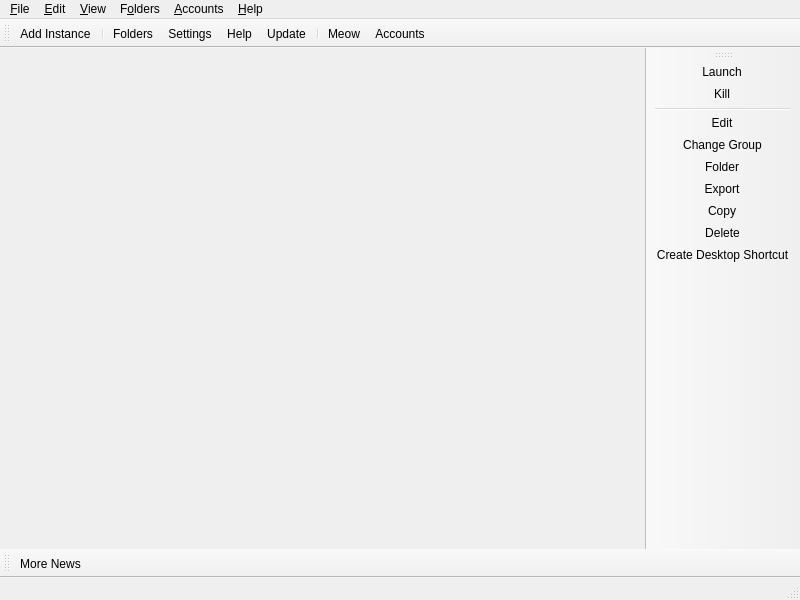
<?xml version="1.0" encoding="UTF-8"?>
<ui version="4.0">
 <class>MainWindow</class>
 <widget class="QMainWindow" name="MainWindow">
  <property name="geometry">
   <rect>
    <x>0</x>
    <y>0</y>
    <width>800</width>
    <height>600</height>
   </rect>
  </property>
  <widget class="QWidget" name="centralWidget">
   <layout class="QHBoxLayout" name="horizontalLayout">
    <property name="spacing">
     <number>0</number>
    </property>
    <property name="leftMargin">
     <number>0</number>
    </property>
    <property name="topMargin">
     <number>0</number>
    </property>
    <property name="rightMargin">
     <number>0</number>
    </property>
    <property name="bottomMargin">
     <number>0</number>
    </property>
   </layout>
  </widget>
  <widget class="QStatusBar" name="statusBar"/>
  <widget class="QToolBar" name="mainToolBar">
   <property name="windowTitle">
    <string>Main Toolbar</string>
   </property>
   <property name="allowedAreas">
    <set>Qt::BottomToolBarArea|Qt::TopToolBarArea</set>
   </property>
   <property name="toolButtonStyle">
    <enum>Qt::ToolButtonTextBesideIcon</enum>
   </property>
   <property name="floatable">
    <bool>false</bool>
   </property>
   <attribute name="toolBarArea">
    <enum>TopToolBarArea</enum>
   </attribute>
   <attribute name="toolBarBreak">
    <bool>false</bool>
   </attribute>
   <addaction name="actionAddInstance"/>
   <addaction name="separator"/>
   <addaction name="actionFoldersButton"/>
   <addaction name="actionSettings"/>
   <addaction name="actionHelpButton"/>
   <addaction name="actionCheckUpdate"/>
   <addaction name="separator"/>
   <addaction name="actionCAT"/>
   <addaction name="actionAccountsButton"/>
  </widget>
  <widget class="QToolBar" name="newsToolBar">
   <property name="windowTitle">
    <string>News Toolbar</string>
   </property>
   <property name="allowedAreas">
    <set>Qt::BottomToolBarArea|Qt::TopToolBarArea</set>
   </property>
   <property name="iconSize">
    <size>
     <width>16</width>
     <height>16</height>
    </size>
   </property>
   <property name="toolButtonStyle">
    <enum>Qt::ToolButtonTextBesideIcon</enum>
   </property>
   <property name="floatable">
    <bool>false</bool>
   </property>
   <attribute name="toolBarArea">
    <enum>BottomToolBarArea</enum>
   </attribute>
   <attribute name="toolBarBreak">
    <bool>false</bool>
   </attribute>
   <addaction name="actionMoreNews"/>
  </widget>
  <widget class="WideBar" name="instanceToolBar">
   <property name="windowTitle">
    <string>Instance Toolbar</string>
   </property>
   <property name="allowedAreas">
    <set>Qt::LeftToolBarArea|Qt::RightToolBarArea</set>
   </property>
   <property name="iconSize">
    <size>
     <width>16</width>
     <height>16</height>
    </size>
   </property>
   <property name="toolButtonStyle">
    <enum>Qt::ToolButtonTextBesideIcon</enum>
   </property>
   <property name="floatable">
    <bool>false</bool>
   </property>
   <property name="useDefaultAction" stdset="0">
    <bool>true</bool>
   </property>
   <attribute name="toolBarArea">
    <enum>RightToolBarArea</enum>
   </attribute>
   <attribute name="toolBarBreak">
    <bool>false</bool>
   </attribute>
   <addaction name="actionLaunchInstance"/>
   <addaction name="actionKillInstance"/>
   <addaction name="separator"/>
   <addaction name="actionEditInstance"/>
   <addaction name="actionChangeInstGroup"/>
   <addaction name="actionViewSelectedInstFolder"/>
   <addaction name="actionExportInstance"/>
   <addaction name="actionCopyInstance"/>
   <addaction name="actionDeleteInstance"/>
   <addaction name="actionCreateInstanceShortcut"/>
  </widget>
  <widget class="QMenuBar" name="menuBar">
   <property name="geometry">
    <rect>
     <x>0</x>
     <y>0</y>
     <width>800</width>
     <height>22</height>
    </rect>
   </property>
   <widget class="QMenu" name="fileMenu">
    <property name="title">
     <string>&amp;File</string>
    </property>
    <property name="toolTipsVisible">
     <bool>true</bool>
    </property>
    <addaction name="menuAddInstance"/>
    <addaction name="separator"/>
    <addaction name="actionLaunchInstance"/>
    <addaction name="actionKillInstance"/>
    <addaction name="separator"/>
    <addaction name="actionEditInstance"/>
    <addaction name="actionChangeInstGroup"/>
    <addaction name="actionViewSelectedInstFolder"/>
    <addaction name="actionExportInstance"/>
    <addaction name="actionCopyInstance"/>
    <addaction name="actionDeleteInstance"/>
    <addaction name="actionCreateInstanceShortcut"/>
    <addaction name="separator"/>
    <addaction name="actionSettings"/>
    <addaction name="actionCloseWindow"/>
    <widget class="QMenu" name="menuAddInstance">
     <property name="title">
      <string>Add Instance</string>
     </property>
     <addaction name="actionAddInstance"/>
     <addaction name="actionImportInstanceLan"/>
    </widget>
   </widget>
   <widget class="QMenu" name="editMenu">
    <property name="title">
     <string>&amp;Edit</string>
    </property>
    <property name="toolTipsVisible">
     <bool>true</bool>
    </property>
    <addaction name="actionUndoTrashInstance"/>
   </widget>
   <widget class="QMenu" name="viewMenu">
    <property name="title">
     <string>&amp;View</string>
    </property>
    <property name="toolTipsVisible">
     <bool>true</bool>
    </property>
    <addaction name="actionChangeTheme"/>
    <addaction name="separator"/>
    <addaction name="actionCAT"/>
    <addaction name="actionToggleStatusBar"/>
    <addaction name="actionLockToolbars"/>
    <addaction name="separator"/>
   </widget>
   <widget class="QMenu" name="foldersMenu">
    <property name="title">
     <string>F&amp;olders</string>
    </property>
    <property name="toolTipsVisible">
     <bool>true</bool>
    </property>
    <addaction name="actionViewLauncherRootFolder"/>
    <addaction name="separator"/>
    <addaction name="actionViewInstanceFolder"/>
    <addaction name="actionViewCentralModsFolder"/>
    <addaction name="actionViewSkinsFolder"/>
    <addaction name="actionViewJavaFolder"/>
    <addaction name="separator"/>
    <addaction name="actionViewIconThemeFolder"/>
    <addaction name="actionViewWidgetThemeFolder"/>
    <addaction name="actionViewCatPackFolder"/>
    <addaction name="actionViewIconsFolder"/>
    <addaction name="separator"/>
    <addaction name="actionViewLogsFolder"/>
   </widget>
   <widget class="QMenu" name="accountsMenu">
    <property name="title">
     <string>&amp;Accounts</string>
    </property>
   </widget>
   <widget class="QMenu" name="helpMenu">
    <property name="title">
     <string>&amp;Help</string>
    </property>
    <property name="toolTipsVisible">
     <bool>true</bool>
    </property>
    <addaction name="actionClearMetadata"/>
    <addaction name="actionReportBug"/>
    <addaction name="actionViewLog"/>
    <addaction name="actionAddToPATH"/>
    <addaction name="separator"/>
    <addaction name="actionMATRIX"/>
    <addaction name="actionDISCORD"/>
    <addaction name="actionREDDIT"/>
    <addaction name="separator"/>
    <addaction name="actionMoreNews"/>
    <addaction name="actionCheckUpdate"/>
    <addaction name="actionOpenWiki"/>
    <addaction name="actionAbout"/>
   </widget>
   <addaction name="fileMenu"/>
   <addaction name="editMenu"/>
   <addaction name="viewMenu"/>
   <addaction name="foldersMenu"/>
   <addaction name="accountsMenu"/>
   <addaction name="helpMenu"/>
  </widget>
  <action name="actionMoreNews">
   <property name="icon">
    <iconset theme="news"/>
   </property>
   <property name="text">
    <string>More News...</string>
   </property>
   <property name="toolTip">
    <string>Open the development blog to read more news about %1.</string>
   </property>
  </action>
  <action name="actionCAT">
   <property name="checkable">
    <bool>true</bool>
   </property>
   <property name="icon">
    <iconset theme="cat"/>
   </property>
   <property name="text">
    <string>&amp;Meow</string>
   </property>
   <property name="toolTip">
    <string>It's a fluffy kitty :3</string>
   </property>
  </action>
  <action name="actionToggleStatusBar">
   <property name="checkable">
    <bool>true</bool>
   </property>
   <property name="text">
    <string>Status Bar</string>
   </property>
  </action>
  <action name="actionLockToolbars">
   <property name="checkable">
    <bool>true</bool>
   </property>
   <property name="text">
    <string>Lock Toolbars</string>
   </property>
  </action>
  <action name="actionUndoTrashInstance">
   <property name="enabled">
    <bool>false</bool>
   </property>
   <property name="text">
    <string>&amp;Undo Last Instance Deletion</string>
   </property>
  </action>
  <action name="actionAddInstance">
   <property name="icon">
    <iconset theme="new"/>
   </property>
   <property name="text">
    <string>Add Instanc&amp;e...</string>
   </property>
   <property name="toolTip">
    <string>Add a new instance.</string>
   </property>
  </action>
  <action name="actionImportInstanceLan">
   <property name="text">
    <string>Import from LAN...</string>
   </property>
   <property name="toolTip">
    <string>Find and import an instance shared by another Prism Launcher on the local network.</string>
   </property>
  </action>
  <action name="actionCheckUpdate">
   <property name="icon">
    <iconset theme="checkupdate"/>
   </property>
   <property name="text">
    <string>&amp;Update...</string>
   </property>
   <property name="toolTip">
    <string>Check for new updates for %1.</string>
   </property>
   <property name="menuRole">
    <enum>QAction::ApplicationSpecificRole</enum>
   </property>
  </action>
  <action name="actionSettings">
   <property name="icon">
    <iconset theme="settings"/>
   </property>
   <property name="text">
    <string>Setti&amp;ngs...</string>
   </property>
   <property name="toolTip">
    <string>Change settings.</string>
   </property>
   <property name="menuRole">
    <enum>QAction::PreferencesRole</enum>
   </property>
  </action>
  <action name="actionManageSkins">
   <property name="icon">
    <iconset theme="settings"/>
   </property>
   <property name="text">
    <string>Manage &amp;Skins...</string>
   </property>
  </action>
  <action name="actionManageAccounts">
   <property name="icon">
    <iconset theme="accounts"/>
   </property>
   <property name="text">
    <string>&amp;Manage Accounts...</string>
   </property>
  </action>
  <action name="actionLaunchInstance">
   <property name="icon">
    <iconset theme="launch"/>
   </property>
   <property name="text">
    <string>&amp;Launch</string>
   </property>
   <property name="toolTip">
    <string>Launch the selected instance.</string>
   </property>
  </action>
  <action name="actionKillInstance">
   <property name="icon">
    <iconset theme="status-bad"/>
   </property>
   <property name="text">
    <string>&amp;Kill</string>
   </property>
   <property name="toolTip">
    <string>Kill the running instance.</string>
   </property>
   <property name="shortcut">
    <string>Ctrl+K</string>
   </property>
  </action>
  <action name="actionRenameInstance">
   <property name="icon">
    <iconset theme="rename"/>
   </property>
   <property name="text">
    <string>Rename</string>
   </property>
   <property name="toolTip">
    <string>Rename the selected instance.</string>
   </property>
  </action>
  <action name="actionChangeInstGroup">
   <property name="icon">
    <iconset theme="tag"/>
   </property>
   <property name="text">
    <string>&amp;Change Group...</string>
   </property>
   <property name="toolTip">
    <string>Change the selected instance's group.</string>
   </property>
   <property name="shortcut">
    <string>Ctrl+G</string>
   </property>
  </action>
  <action name="actionChangeInstIcon">
   <property name="text">
    <string>Change Icon</string>
   </property>
   <property name="toolTip">
    <string>Change the selected instance's icon.</string>
   </property>
  </action>
  <action name="actionEditInstance">
   <property name="icon">
    <iconset theme="settings"/>
   </property>
   <property name="text">
    <string>&amp;Edit...</string>
   </property>
   <property name="toolTip">
    <string>Change the instance settings, mods and versions.</string>
   </property>
   <property name="shortcut">
    <string>Ctrl+I</string>
   </property>
  </action>
  <action name="actionViewSelectedInstFolder">
   <property name="icon">
    <iconset theme="viewfolder"/>
   </property>
   <property name="text">
    <string>&amp;Folder</string>
   </property>
   <property name="toolTip">
    <string>Open the selected instance's root folder in a file browser.</string>
   </property>
  </action>
  <action name="actionDeleteInstance">
   <property name="icon">
    <iconset theme="delete"/>
   </property>
   <property name="text">
    <string>Dele&amp;te</string>
   </property>
   <property name="toolTip">
    <string>Delete the selected instance.</string>
   </property>
   <property name="autoRepeat">
    <bool>false</bool>
   </property>
  </action>
  <action name="actionCopyInstance">
   <property name="icon">
    <iconset theme="copy"/>
   </property>
   <property name="text">
    <string>Cop&amp;y...</string>
   </property>
   <property name="toolTip">
    <string>Copy the selected instance.</string>
   </property>
   <property name="shortcut">
    <string>Ctrl+D</string>
   </property>
  </action>
  <action name="actionExportInstance">
   <property name="icon">
    <iconset theme="export"/>
   </property>
   <property name="text">
    <string>E&amp;xport...</string>
   </property>
   <property name="toolTip">
    <string>Export the selected instance to supported formats.</string>
   </property>
  </action>
  <action name="actionExportInstanceZip">
   <property name="icon">
    <iconset theme="launcher"/>
   </property>
   <property name="text">
    <string>Prism Launcher (zip)</string>
   </property>
  </action>
  <action name="actionExportInstanceMrPack">
   <property name="icon">
    <iconset theme="modrinth"/>
   </property>
   <property name="text">
    <string>Modrinth (mrpack)</string>
   </property>
  </action>
  <action name="actionExportInstanceFlamePack">
   <property name="icon">
    <iconset theme="flame"/>
   </property>
   <property name="text">
    <string>CurseForge (zip)</string>
   </property>
  </action>
  <action name="actionCreateInstanceShortcut">
   <property name="icon">
    <iconset theme="shortcut"/>
   </property>
   <property name="text">
    <string>Create Desktop Shortcut</string>
   </property>
   <property name="toolTip">
    <string>Creates a desktop shortcut using the selected instance's name.</string>
   </property>
  </action>
  <action name="actionNoAccountsAdded">
   <property name="icon">
    <iconset theme="noaccount"/>
   </property>
   <property name="text">
    <string>No accounts added!</string>
   </property>
  </action>
  <action name="actionNoDefaultAccount">
   <property name="checkable">
    <bool>true</bool>
   </property>
   <property name="icon">
    <iconset theme="noaccount"/>
   </property>
   <property name="text">
    <string>No Default Account</string>
   </property>
   <property name="shortcut">
    <string>Ctrl+0</string>
   </property>
  </action>
  <action name="actionCloseWindow">
   <property name="icon">
    <iconset theme="status-bad"/>
   </property>
   <property name="text">
    <string>Close &amp;Window</string>
   </property>
   <property name="toolTip">
    <string>Close the current window</string>
   </property>
   <property name="menuRole">
    <enum>QAction::MenuRole::NoRole</enum>
   </property>
  </action>
  <action name="actionViewInstanceFolder">
   <property name="icon">
    <iconset theme="viewfolder"/>
   </property>
   <property name="text">
    <string>&amp;Instances</string>
   </property>
   <property name="toolTip">
    <string>Open the instances folder in a file browser.</string>
   </property>
  </action>
  <action name="actionViewLauncherRootFolder">
   <property name="icon">
    <iconset theme="viewfolder"/>
   </property>
   <property name="text">
    <string>Launcher &amp;Root</string>
   </property>
   <property name="toolTip">
    <string>Open the launcher's root folder in a file browser.</string>
   </property>
  </action>
  <action name="actionViewCentralModsFolder">
   <property name="icon">
    <iconset theme="centralmods"/>
   </property>
   <property name="text">
    <string>&amp;Central Mods</string>
   </property>
   <property name="toolTip">
    <string>Open the central mods folder in a file browser.</string>
   </property>
  </action>
  <action name="actionViewSkinsFolder">
   <property name="icon">
    <iconset theme="viewfolder"/>
   </property>
   <property name="text">
    <string>&amp;Skins</string>
   </property>
   <property name="toolTip">
    <string>Open the skins folder in a file browser.</string>
   </property>
  </action>
  <action name="actionViewIconsFolder">
   <property name="icon">
    <iconset theme="viewfolder"/>
   </property>
   <property name="text">
    <string>Instance Icons</string>
   </property>
   <property name="toolTip">
    <string>Open the instance icons folder in a file browser.</string>
   </property>
  </action>
  <action name="actionViewLogsFolder">
   <property name="icon">
    <iconset theme="viewfolder"/>
   </property>
   <property name="text">
    <string>Logs</string>
   </property>
   <property name="toolTip">
    <string>Open the logs folder in a file browser.</string>
   </property>
  </action>
  <action name="actionChangeTheme">
   <property name="text">
    <string>Themes</string>
   </property>
  </action>
  <action name="actionReportBug">
   <property name="icon">
    <iconset theme="bug"/>
   </property>
   <property name="text">
    <string>Report a Bug or Suggest a Feature</string>
   </property>
   <property name="toolTip">
    <string>Open the bug tracker to report a bug with %1.</string>
   </property>
  </action>
  <action name="actionDISCORD">
   <property name="icon">
    <iconset theme="discord"/>
   </property>
   <property name="text">
    <string>&amp;Discord Guild</string>
   </property>
   <property name="toolTip">
    <string>Open %1 Discord guild.</string>
   </property>
  </action>
  <action name="actionMATRIX">
   <property name="icon">
    <iconset theme="matrix"/>
   </property>
   <property name="text">
    <string>&amp;Matrix Space</string>
   </property>
   <property name="toolTip">
    <string>Open %1 Matrix space.</string>
   </property>
  </action>
  <action name="actionREDDIT">
   <property name="icon">
    <iconset theme="reddit-alien"/>
   </property>
   <property name="text">
    <string>Sub&amp;reddit</string>
   </property>
   <property name="toolTip">
    <string>Open %1 subreddit.</string>
   </property>
  </action>
  <action name="actionAbout">
   <property name="icon">
    <iconset theme="about"/>
   </property>
   <property name="text">
    <string>&amp;About %1</string>
   </property>
   <property name="toolTip">
    <string>View information about %1.</string>
   </property>
   <property name="menuRole">
    <enum>QAction::AboutRole</enum>
   </property>
  </action>
  <action name="actionClearMetadata">
   <property name="icon">
    <iconset theme="refresh"/>
   </property>
   <property name="text">
    <string>&amp;Clear Metadata Cache</string>
   </property>
   <property name="toolTip">
    <string>Clear cached metadata</string>
   </property>
  </action>
  <action name="actionViewLog">
   <property name="icon">
    <iconset theme="log">
     <normaloff>.</normaloff>.</iconset>
   </property>
   <property name="text">
    <string>View logs</string>
   </property>
   <property name="toolTip">
    <string>View current and previous launcher logs</string>
   </property>
  </action>
  <action name="actionAddToPATH">
   <property name="icon">
    <iconset theme="custom-commands"/>
   </property>
   <property name="text">
    <string>Install to &amp;PATH</string>
   </property>
   <property name="toolTip">
    <string>Install a %1 symlink to /usr/local/bin</string>
   </property>
  </action>
  <action name="actionFoldersButton">
   <property name="icon">
    <iconset theme="viewfolder"/>
   </property>
   <property name="text">
    <string>Folders</string>
   </property>
   <property name="toolTip">
    <string>Open one of the folders shared between instances.</string>
   </property>
  </action>
  <action name="actionHelpButton">
   <property name="icon">
    <iconset theme="help"/>
   </property>
   <property name="text">
    <string>Help</string>
   </property>
   <property name="toolTip">
    <string>Get help with %1 or Minecraft.</string>
   </property>
  </action>
  <action name="actionAccountsButton">
   <property name="icon">
    <iconset theme="noaccount"/>
   </property>
   <property name="text">
    <string>Accounts</string>
   </property>
  </action>
  <action name="actionOpenWiki">
   <property name="icon">
    <iconset theme="help"/>
   </property>
   <property name="text">
    <string>%1 &amp;Wiki</string>
   </property>
   <property name="toolTip">
    <string>Open the %1 wiki</string>
   </property>
  </action>
  <action name="actionViewWidgetThemeFolder">
   <property name="icon">
    <iconset theme="viewfolder"/>
   </property>
   <property name="text">
    <string>&amp;Widget Themes</string>
   </property>
   <property name="toolTip">
    <string>Open the widget themes folder in a file browser.</string>
   </property>
  </action>
  <action name="actionViewIconThemeFolder">
   <property name="icon">
    <iconset theme="viewfolder"/>
   </property>
   <property name="text">
    <string>I&amp;con Theme</string>
   </property>
   <property name="toolTip">
    <string>Open the icon theme folder in a file browser.</string>
   </property>
  </action>
  <action name="actionViewCatPackFolder">
   <property name="icon">
    <iconset theme="viewfolder"/>
   </property>
   <property name="text">
    <string>Cat Packs</string>
   </property>
   <property name="toolTip">
    <string>Open the cat packs folder in a file browser.</string>
   </property>
  </action>
  <action name="actionViewJavaFolder">
   <property name="icon">
    <iconset theme="viewfolder"/>
   </property>
   <property name="text">
    <string>Java</string>
   </property>
   <property name="toolTip">
    <string>Open the Java folder in a file browser. Only available if the built-in Java downloader is used.</string>
   </property>
  </action>
 </widget>
 <customwidgets>
  <customwidget>
   <class>WideBar</class>
   <extends>QToolBar</extends>
   <header>ui/widgets/WideBar.h</header>
  </customwidget>
 </customwidgets>
 <resources/>
 <connections/>
</ui>
